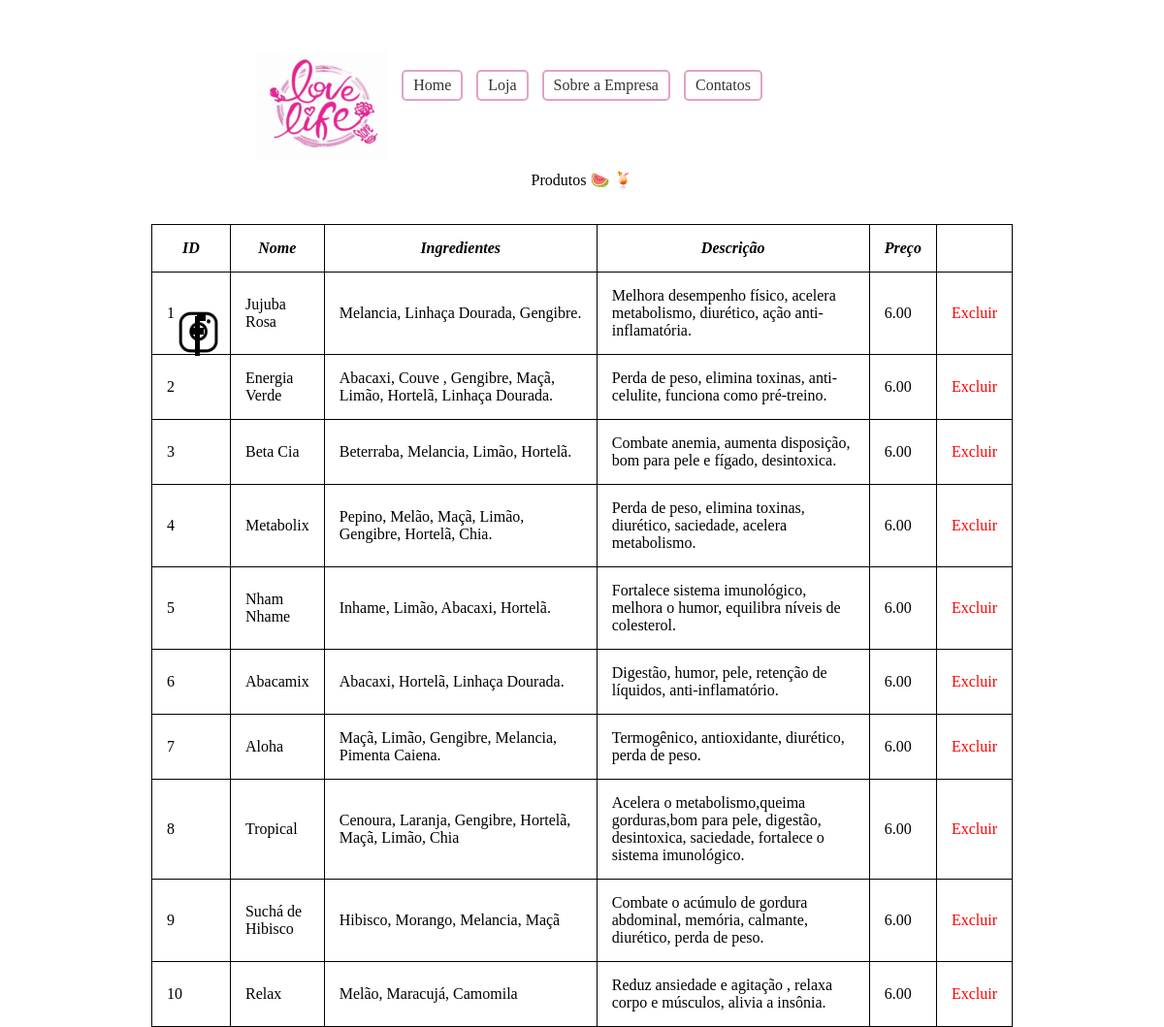
The app's page /Produtos.php with its own data.
### tables this page shows
CREATE TABLE `Produtos_Cadastrados` (
  `ID_Produtos_Cadastrados` int(11) NOT NULL AUTO_INCREMENT,
  `Nome` varchar(100) DEFAULT NULL,
  `Ingredientes` varchar(250) DEFAULT NULL,
  `Descricao` varchar(250) DEFAULT NULL,
  `Preco` decimal(10,2) DEFAULT NULL,
  `Imagem` longblob,
  PRIMARY KEY (`ID_Produtos_Cadastrados`)
);

### Produtos.php (the view, shortened to what this page needs)
<html>
    <head>
        <link rel="stylesheet" type="text/css"  href="lovelifestore.css" />
    </head>
    <body>
    <header class="header-home">
        <a href="Home.html"><img src="Imagens/Logo.png" id="Logo"></a>
        <br><br><br><br>
        <ul class="menu">
            <li><center><a href="Home.html">Home</a></center></li>
            <li><center><a href="Loja.html">Loja</a></center></li>
            <li><center><a href="Sobre a Empresa.html">Sobre a Empresa</a></center></li>
            <li><center><a href="Contatos.html">Contatos</a></center></li>
        </ul>
    </header>
    <?php
    $res = mysql_query("SELECT * FROM Produtos_Cadastrados");
    echo "<center><table>
        <br><br><br><br>
        <center><legend>Produtos 🍉 🍹 </legend></center><br><br>
        <tr>
        <th width='50'><b><i>ID</td></i></b>
        <th width='50'><b><i>Nome</td></i></b>
        <th width='250'><b><i>Ingredientes</td></i></b>
        <th width='250'><b><i>Descrição</td></i></b>
        <th width='20'><b><i>Preço</td></i></b>
     </tr>";
    while ($escrever = mysql_fetch_array($res)) {
        echo "<tr><td value='id_Produtos'>" . $escrever['ID_Produtos_Cadastrados'] . "</td><td>" . $escrever['Nome'] . "</td><td>" . $escrever['Ingredientes'] . "</td><td>" . $escrever['Descricao'] .
        "</td><td>" . $escrever['Preco'] .
        "<td><a style='color:red' href='Excluir.php?Pedido=" . $escrever['ID_Produtos_Cadastrados'] . "'>Excluir</a></td></td>" . "</tr>";
    }
    echo "</table></center>";
    ?>
    <div id="redesociais">
        <a href=https://goo.gl/mLLJEx><img src="Rede Social/Instagram.png" id="instagram"></a>
    </div>
</body>
</html>

### lovelifestore.css (style rules this page uses)
* { margin: 0; padding: 0; }
body { font-family: "trebuchet ms"; }
a { text-decoration: none; color: #000; }
.menu li a { color:#333; text-decoration:none; padding:5px 10px; display:inline-block; }
ul.menu { text-align: center; left:20%; top:10%; }
ul.menu li { display: inline-block; margin: 0 5px; border: 2px solid #dfa3c4; border-radius: 5px; }
div { position:absolute; left:15%; top:30%; }
#instagram { position:absolute; left:40%; top:62%; }
#Logo { position:absolute; left:22%; top:5%; }

### Produtos.php (style rules this page uses)
table, th, td { border: 1px solid black; border-collapse: collapse; }
th, td { padding: 15px; }

### records on screen
produtos_cadastrados: ID_Produtos_Cadastrados "1", Nome "Jujuba Rosa", Ingredientes "Melancia, Linhaça Dourada, Gengibre.", Descricao "Melhora desempenho físico, acelera metabolismo, diurético, ação anti-inflamatória.", Preco "6.00"
produtos_cadastrados: ID_Produtos_Cadastrados "2", Nome "Energia Verde", Ingredientes "Abacaxi, Couve , Gengibre, Maçã, Limão, Hortelã, Linhaça Dourada.", Descricao "Perda de peso, elimina toxinas, anti-celulite, funciona como pré-treino.", Preco "6.00"
produtos_cadastrados: ID_Produtos_Cadastrados "3", Nome "Beta Cia", Ingredientes "Beterraba, Melancia, Limão, Hortelã.", Descricao "Combate anemia, aumenta disposição, bom para pele e fígado, desintoxica.", Preco "6.00"
produtos_cadastrados: ID_Produtos_Cadastrados "4", Nome "Metabolix", Ingredientes "Pepino, Melão, Maçã, Limão, Gengibre, Hortelã, Chia.", Descricao "Perda de peso, elimina toxinas, diurético, saciedade, acelera metabolismo.", Preco "6.00"
produtos_cadastrados: ID_Produtos_Cadastrados "5", Nome "Nham Nhame", Ingredientes "Inhame, Limão, Abacaxi, Hortelã.", Descricao "Fortalece sistema imunológico, melhora o humor, equilibra níveis de colesterol.", Preco "6.00"
produtos_cadastrados: ID_Produtos_Cadastrados "6", Nome "Abacamix", Ingredientes "Abacaxi, Hortelã, Linhaça Dourada.", Descricao "Digestão, humor, pele, retenção de líquidos, anti-inflamatório.", Preco "6.00"
produtos_cadastrados: ID_Produtos_Cadastrados "7", Nome "Aloha", Ingredientes "Maçã, Limão, Gengibre, Melancia, Pimenta Caiena.", Descricao "Termogênico, antioxidante, diurético, perda de peso.", Preco "6.00"
produtos_cadastrados: ID_Produtos_Cadastrados "8", Nome "Tropical", Ingredientes "Cenoura, Laranja, Gengibre, Hortelã, Maçã, Limão, Chia", Descricao "Acelera o metabolismo,queima gorduras,bom para pele, digestão, desintoxica, saciedade, fortalece o sistema imunológico.", Preco "6.00"
produtos_cadastrados: ID_Produtos_Cadastrados "9", Nome "Suchá de Hibisco", Ingredientes "Hibisco, Morango, Melancia, Maçã", Descricao "Combate o acúmulo de gordura abdominal, memória, calmante, diurético, perda de peso.", Preco "6.00"
produtos_cadastrados: ID_Produtos_Cadastrados "10", Nome "Relax", Ingredientes "Melão, Maracujá, Camomila", Descricao "Reduz ansiedade e agitação , relaxa corpo e músculos, alivia a insônia.", Preco "6.00"
